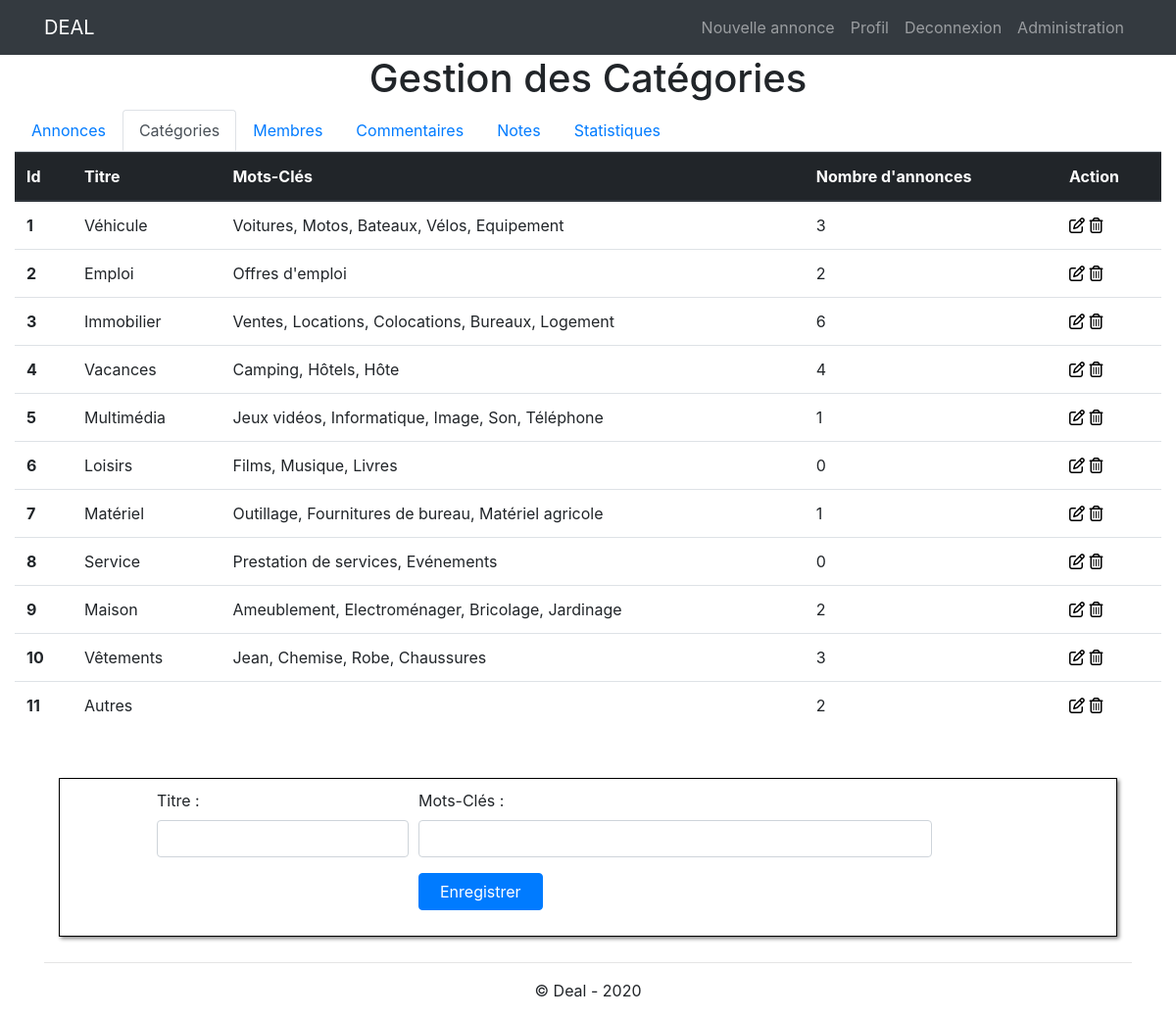
Page /admin/gestion_categories.php (signed in) on the committed database.
### tables this page shows
CREATE TABLE IF NOT EXISTS `categorie` (
  `id` int(11) NOT NULL AUTO_INCREMENT,
  `titre` varchar(100) NOT NULL,
  `mots_cles` text NOT NULL,
  PRIMARY KEY (`id`)
);

### inc/init.php (called while the page is built, shortened)
<?php
$pdo = new PDO( 'mysql:host=localhost;dbname=deal'
              , 'root'
              , ''
              , array ( PDO::ATTR_ERRMODE => PDO::ERRMODE_WARNING
              	      , PDO::MYSQL_ATTR_INIT_COMMAND => 'SET NAMES utf8'
              	      )
              );
$contenu = '';
require_once 'functions.php';

### admin/gestion_categories.php (the view, shortened to what this page needs)
<?php
require_once '../inc/init.php';
$resultat = executerRequete ("SELECT categorie_id, COUNT(*) nombre FROM annonce GROUP BY categorie_id");
while ($ligne = $resultat->fetch(PDO::FETCH_ASSOC))
	{
	$nombreAnnonces[$ligne['categorie_id']] = $ligne['nombre']*1;
	}
$resultat = executerRequete ("SELECT * FROM categorie");
$contenu .='<div class="table-responsive">';
$contenu .=   '<table class="table">';
$contenu .=      '<thead class="thead-dark">';
$contenu .=          '<tr>';
$contenu .=              '<th>Id</th>';
$contenu .=              '<th>Titre</th>';
$contenu .=              '<th>Mots-Clés</th>';
$contenu .=              '<th>Nombre d\'annonces</th>';
$contenu .=              '<th>Action</th>';
$contenu .=          '</tr>';
$contenu .=      '</thead>';
while ($ligne = $resultat->fetch(PDO::FETCH_ASSOC))
	{
	extract ($ligne);
	$contenu .= '<tr>';
	$contenu .= '<th scope="row">' . $id . '</th>';
	$contenu .= '<td>' . $titre . '</td>';
	$contenu .= '<td>' . $mots_cles . '</td>';
	$contenu .= '<td>' . 	((isset($nombreAnnonces[$id]))?$nombreAnnonces[$id]:0) . '</td>';
	$contenu .= '<td>';
	$contenu .= '<a href="?modification='.$ligne['id'].'#formulaire" class="liens-noirs">'.MODIFIER.'</a> ';
	$contenu .= '<a href="?suppression='.$ligne['id'].'" ';
	if (isset($nombreAnnonces[$id]))
		$contenu .= 'onclick="alert(\'Il y a '.$nombreAnnonces[$id].' annonces pour cette catégorie. Vous ne pouvez pas la supprimer.\'); return false;" class="liens-noirs">'.POUBELLE.'</a>';
	else
		$contenu .= 'onclick="return confirm(\'Etes vous certain de vouloir supprimer cette catégorie ?\')" class="liens-noirs">'.POUBELLE.'</a>';
	$contenu .= '</td>';
	$contenu .= '</tr>';
	}
$contenu .=   '</table>';
$contenu .='</div>';
$titre = '';
$mots_cles = '';
require_once '../inc/header.php';
echo $contenu;
isset ($categorie_courante) && extract ($categorie_courante);
?>
<br>
<div class="cadre-formulaire">
	<form id="formulaire" method="post" action="gestion_categories.php">
		<div class="form-row">
			<div class="form-group col-md-1">
			</div>
			<div class="form-group col-md-3">
				<label for="titre">Titre :</label>
				<input type="text" name="titre" id="titre" class="form-control" value="<?php echo $titre??'' ?>">
			</div>
			<div class="form-group col-md-6">
				<label for="email">Mots-Clés :</label>
				<input type="text" name="mots_cles" id="mots_cles" class="form-control" value="<?php echo $mots_cles??'' ?>">
			</div>
		</div>
		<div class="form-row">
			<div class="form-group col-md-4">
			</div>
			<div class="form-group col-md-6">
				<button type="submit" class="btn btn-primary">&nbsp; Enregistrer &nbsp;</button>
			</div>
		</div>
	</form>
</div>
<?php
require_once '../inc/footer.php';

### css/style.css (style rules this page uses)
.liens-noirs,.liens-noirs:link,.liens_noirs:visited,.liens_noirs:hover,.liens_noirs:active { color:black; }
.cadre-formulaire { max-width:90vw; margin:10px auto; border:solid black 1px; padding:10px; box-shadow: 2px 2px 4px grey; }

### rows in the picture
categorie: id "1", titre "Véhicule", mots_cles "Voitures, Motos, Bateaux, Vélos, Equipement", id "3"
categorie: id "2", titre "Emploi", mots_cles "Offres d'emploi"
categorie: id "3", titre "Immobilier", mots_cles "Ventes, Locations, Colocations, Bureaux, Logement", id "6"
categorie: id "4", titre "Vacances", mots_cles "Camping, Hôtels, Hôte"
categorie: id "5", titre "Multimédia", mots_cles "Jeux vidéos, Informatique, Image, Son, Téléphone", id "1"
categorie: id "6", titre "Loisirs", mots_cles "Films, Musique, Livres", shows "0"
categorie: id "7", titre "Matériel", mots_cles "Outillage, Fournitures de bureau, Matériel agricole", id "1"
categorie: id "8", titre "Service", mots_cles "Prestation de services, Evénements", shows "0"
categorie: id "9", titre "Maison", mots_cles "Ameublement, Electroménager, Bricolage, Jardinage", id "2"
categorie: id "10", titre "Vêtements", mots_cles "Jean, Chemise, Robe, Chaussures", id "3"
categorie: id "11", titre "Autres", id "2"

### other values in the picture
$titre "Catégories"
